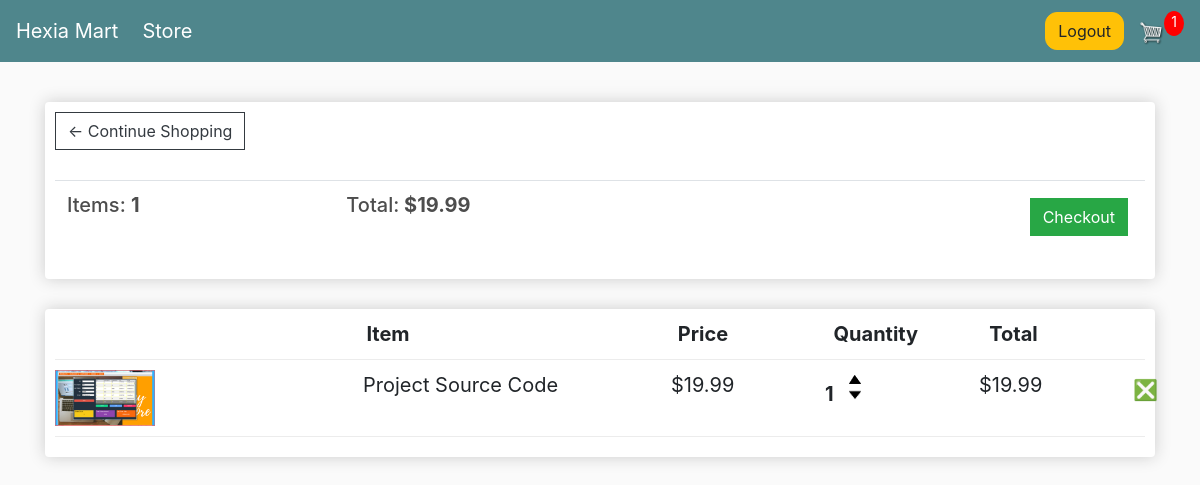
The app's page /cart/ (signed in), older data.
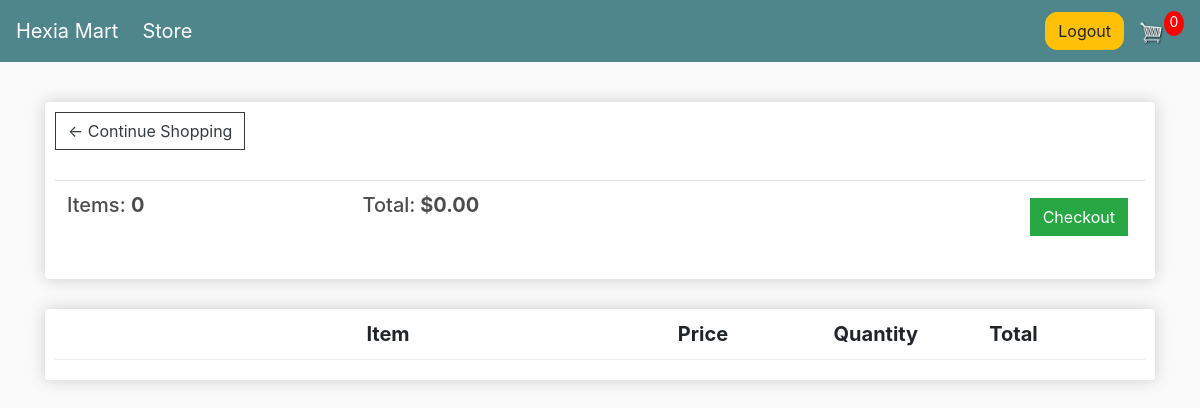
The same page, newer data.
### store/models.py (models this page shows, shortened)
class Order(models.Model):
    customer = models.ForeignKey(Customer, on_delete=models.SET_NULL,  blank=True, null=True)
    date_ordered = models.DateTimeField(auto_now_add=True)
    complete = models.BooleanField(default=False)
    transaction_id = models.CharField(max_length=100, null=True)
    @property
    def get_cart_total(self):
        orderitems = self.orderitem_set.all()
        total = sum([item.get_total for item in orderitems])
        return total
    @property
    def get_cart_items(self):
        orderitems = self.orderitem_set.all()
        total = sum([item.quantity for item in orderitems])
        return total

class OrderItem(models.Model):
    product = models.ForeignKey(Product, on_delete=models.SET_NULL, null=True)
    order = models.ForeignKey(Order, on_delete=models.SET_NULL, null=True)
    quantity = models.IntegerField(default=0, null=True, blank=True)
    date_added = models.DateTimeField(auto_now_add=True)
    @property
    def get_total(self):
        total = self.product.price * self.quantity
        return total

class Product(models.Model):
    name = models.CharField(max_length=200, null=True)
    price = models.DecimalField(max_digits=7, decimal_places=2)
    digital = models.BooleanField(default=False, null=True, blank=True)
    image = models.ImageField(null=True, blank=True)
    @property
    def imageURL(self):
        try:
            url = self.image.url
        except:
            url = ''
        return url

### store/views.py (the view)
# urls.py: path('cart/', views.cart, name="cart"),
def cart(request):
    data = cartData(request)
    cartItems = data['cartItems']
    order = data['order']
    items = data['items']
    context = {'items': items, 'order':order,'cartItems': cartItems }
    return render(request, 'store/cart.html', context)

### store/utils.py (called while the page is built)
def cartData(request):
    if request.user.is_authenticated:
        customer = request.user.customer
        order, created = Order.objects.get_or_create(customer=customer, complete=False)
        items = order.orderitem_set.all()
        cartItems = order.get_cart_items
    else:
        cookieData = cookieCart(request)
        cartItems = cookieData['cartItems']
        order = cookieData['order']
        items = cookieData['items']
    return {'cartItems':cartItems, 'order':order, 'items':items}

### store/templates/store/cart.html
{% extends 'store/main.html' %}
{%load static %}
{% block content %}
<div class="row">
    <div class="col-lg-12">
        <div class="box-element">
            <a  class="btn btn-outline-dark" href="{% url 'store' %}">&#x2190; Continue Shopping</a>
            <br>
            <br>
            <table class="table">
                <tr>
                    <th><h5>Items: <strong>{{order.get_cart_items}}</strong></h5></th>
                    <th><h5>Total:<strong> ${{order.get_cart_total|floatformat:2}}</strong></h5></th>
                    <th>
                        <a  style="float:right; margin:5px;" class="btn btn-success" href="{% url 'checkout' %}">Checkout</a>
                    </th>
                </tr>
            </table>
        </div>
        <br>
        <div class="box-element">
            <div class="cart-row">
                <div style="flex:2"></div>
                <div style="flex:2"><strong>Item</strong></div>
                <div style="flex:1"><strong>Price</strong></div>
                <div style="flex:1"><strong>Quantity</strong></div>
                <div style="flex:1"><strong>Total</strong></div>
            </div>
            {%for item in items %}
            <div class="cart-row">
                <div style="flex:2"><img class="row-image" src="{{item.product.imageURL}}"></div>
                <div style="flex:2"><p>{{item.product.name}}</p></div>
                <div style="flex:1"><p>${{item.product.price|floatformat:2}}</p></div>
                <div style="flex:1">
                    <p class="quantity">{{item.quantity}}</p>
                    <div class="quantity">
                        <img data-product="{{item.product.id}}" data-action="add" class="chg-quantity update-cart"  src="{% static  'images/arrow-up.png' %}">
                        <img data-product="{{item.product.id}}" data-action="remove" class="chg-quantity update-cart" src="{% static  'images/arrow-down.png' %}">
                    </div>
                </div>
                <div style="flex:1"><p>${{item.get_total}}</p></div>
               <div  data-product="{{item.product.id}}" class="chg-quantity update-cart" data-action="remove" style='font-size:20px' >&#10062;</div>
            </div>
             {%endfor%}
    </div>
</div>
{% endblock %}

### store/templates/store/main.html (shortened to what this page needs)
<!DOCTYPE html>
{% load static %}
<html>
    <head>
        <link rel="stylesheet" href="https://stackpath.bootstrapcdn.com/bootstrap/4.4.1/css/bootstrap.min.css">
        <link rel="stylesheet" type="text/css" href="{% static 'css/main.css' %}">
     </head>
     <body>
        <nav class="navbar navbar-expand-lg navbar-dark bg-dark">
            <a class="navbar-brand" href="{% url 'store' %}">Hexia Mart</a>
            <div class="collapse navbar-collapse" id="navbarSupportedContent">
              <ul class="navbar-nav mr-auto">
                <li class="nav-item active">
                  <a class="nav-link" href="{% url 'store' %}">Store <span class="sr-only">(current)</span></a>
                </li>
              </ul>
              <div  class="form-inline my-2 my-lg-0">
                    {% if request.user.is_authenticated %}
                    <a style="border-radius: 12px;"  href="{% url 'user_logout' %}"class="btn btn-warning">Logout</a>
                    {% else %}
                    <a style="border-radius: 12px;"  href="{% url 'user_login' %}"class="btn btn-warning">Login</a>
                    <a style="margin-left:10px; border-radius: 12px;" href="{% url 'register' %}"class="btn btn-warning show-large">Rgister</a>
                    {% endif %}
                   <a href="{% url 'cart' %}">
                      <img  id="cart-icon" src="{% static 'images/cart.png' %}">
                  </a>
                  <p id="cart-total">{{cartItems}}</p>
              </div>
            </div>
          </nav>
         <div class="container">
            <br>
            {% block content %}
            {% endblock content %}
         </div>
     </body>
</html>

### static/css/main.css (style rules this page uses)
body { background-color: hsl(0, 0%, 98%); font-size: 20px; }
h1,h2,h3,h4,h5,h6 { color:hsl(0, 0%, 30%); }
.box-element { box-shadow:hsl(0, 0%, 80%) 0 0 16px; background-color: #fff; border-radius: 4px; padding: 10px; }
.bg-dark { background-color: #4f868c!important; }
#cart-icon { width:25px; display: inline-block; margin-left: 15px; }
#cart-total { display: block; text-align: center; color:#fff; background-color: red; width: 20px; height: 25px; border-radius: 50%; font-size: 14px; }
.col-lg-4, .col-lg-6, .col-lg-8, .col-lg-12 { margin-top: 10px; }
.btn { border-radius: 0; }
.cart-row { display: flex; align-items: flex-stretch; padding-bottom: 10px; margin-bottom: 10px; border-bottom: 1px solid #ececec; }

Row changes from the older to the newer data that the page shows:
no longer on this page (row edited): Order: get_cart_items "1", get_cart_total "19.99"
no longer on this page (row unchanged): OrderItem: product.imageURL (picture), product.name "Project Source Code", product.price "19.99", quantity "1", get_total "19.99"
added Order: get_cart_items "0", get_cart_total "0.00"
Text that changed along with them:
{{ cartItems }}: "1" → "0"
